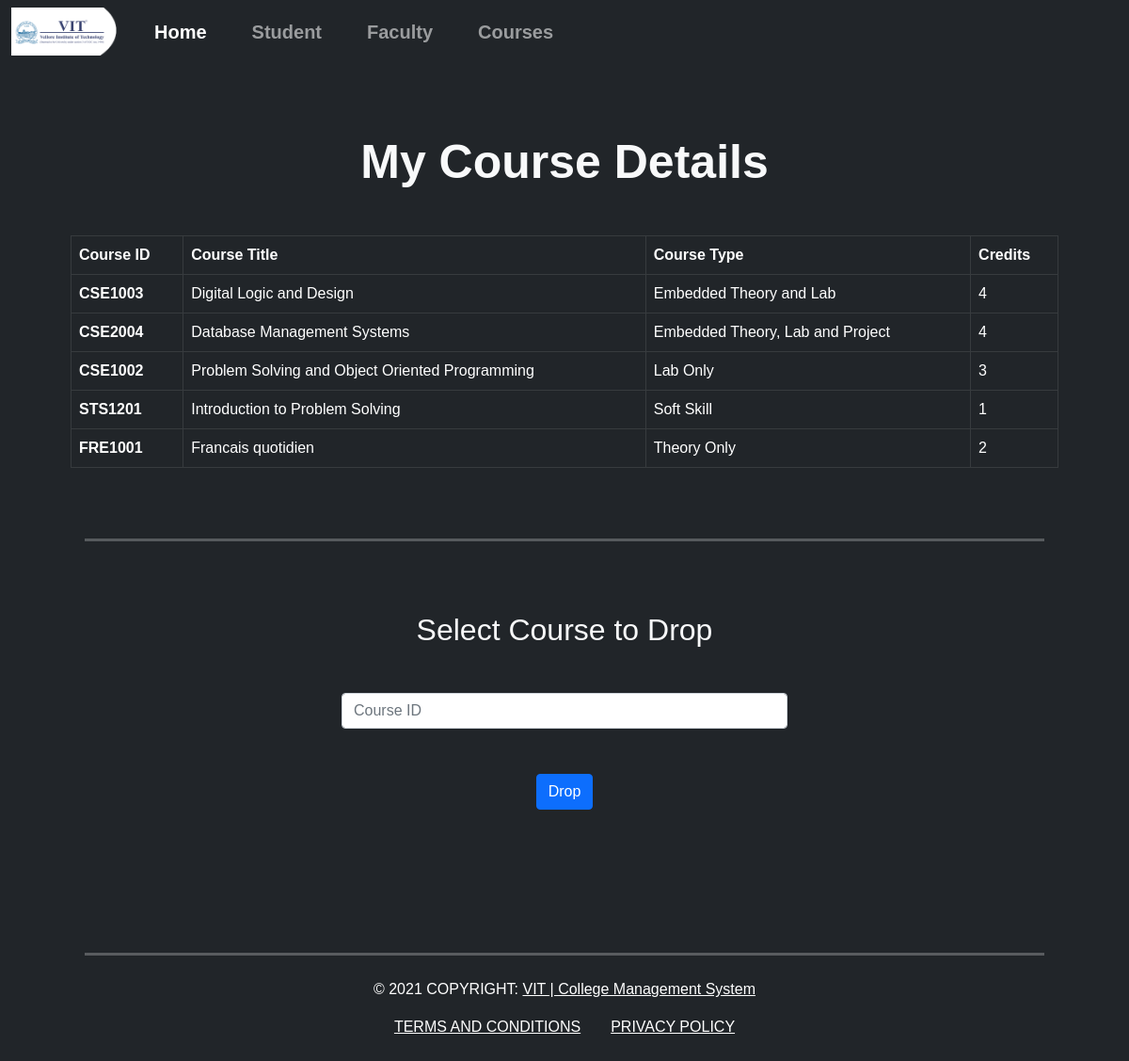
The app's page /course_edit with its own data.
### app.py (models this page shows)
class my_course(db.Model) :
    course_id = db.Column(db.String(30), primary_key=True)
    title = db.Column(db.String(100), nullable=False)
    course_type = db.Column(db.String(100), nullable=False)
    credit = db.Column(db.Integer)

### app.py (the view)
@app.route('/course_edit')
def course_edit():
    allCourses = my_course.query.all()
    return render_template('course_edit.html', allCourses=allCourses)

### templates/course_edit.html (shortened to what this page needs)
{% extends 'layout.html' %}
{% block content %}
<section class="about">
    <h1 class="text-center my-5"><strong>My Course Details</strong></h2>
    <table class="table table-bordered table-dark my-5">
        <thead>
        <tr>
            <th scope="col">Course ID</th>
            <th scope="col">Course Title</th>
            <th scope="col">Course Type</th>
            <th scope="col">Credits</th>
        </tr>
        </thead>
        <tbody>
            {% for course in allCourses %}
            <tr>
                <th scope="row">{{course.course_id}}</th>
                <td>{{course.title}}</td>
                <td>{{course.course_type}}</td>
                <td>{{course.credit}}</td>
            </tr>
            {% endfor %}
        </tbody>
    </table>
</section>
<hr class="hr">
<section class="about">
    <h2 class="text-center">Select Course to Drop</h2>
    <form action="{{ url_for('course_edit') }}" method="POST" style="margin: 0 18rem;">
        <div class="form-outline my-5" style="color: white;">
            <input type="text" class="form-control" placeholder="Course ID" name="course_id">
        </div>
        <div class="my-5 text-center">
            <input type="submit" value="Drop" class="btn btn-primary btn-block mb-4">
        </div>
    </form>
</section>
{% endblock content %}

### static/css/styles.css (style rules this page uses)
body, h1, h2, h3, h4, h5, h6 { font-family: sans-serif; }
input { background-color: white; }
hr { width: 85%; padding-top: 3px; margin-left: auto; margin-right: auto; }
.about { margin: 75px; }
.about h1 { font-size: 50px; font-weight: 600; }
.container p, h2, h3 { margin-top: 1rem; text-align: center; }

### records on screen
my_course: course_id "CSE1003", title "Digital Logic and Design", course_type "Embedded Theory and Lab", credit "4"
my_course: course_id "CSE2004", title "Database Management Systems", course_type "Embedded Theory, Lab and Project", credit "4"
my_course: course_id "CSE1002", title "Problem Solving and Object Oriented Programming", course_type "Lab Only", credit "3"
my_course: course_id "STS1201", title "Introduction to Problem Solving", course_type "Soft Skill", credit "1"
my_course: course_id "FRE1001", title "Francais quotidien", course_type "Theory Only", credit "2"
